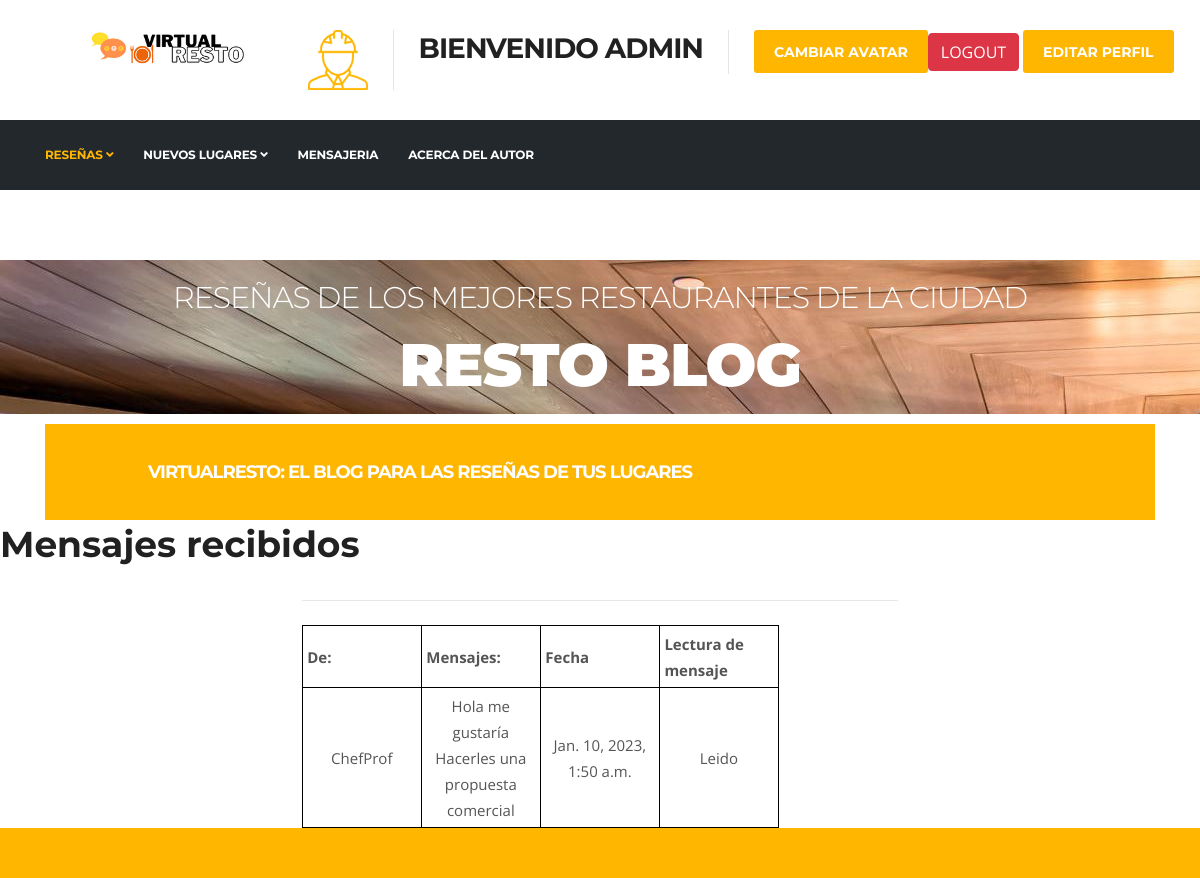
Before: /mensajes/leerMensaje (signed in) with the older database file.
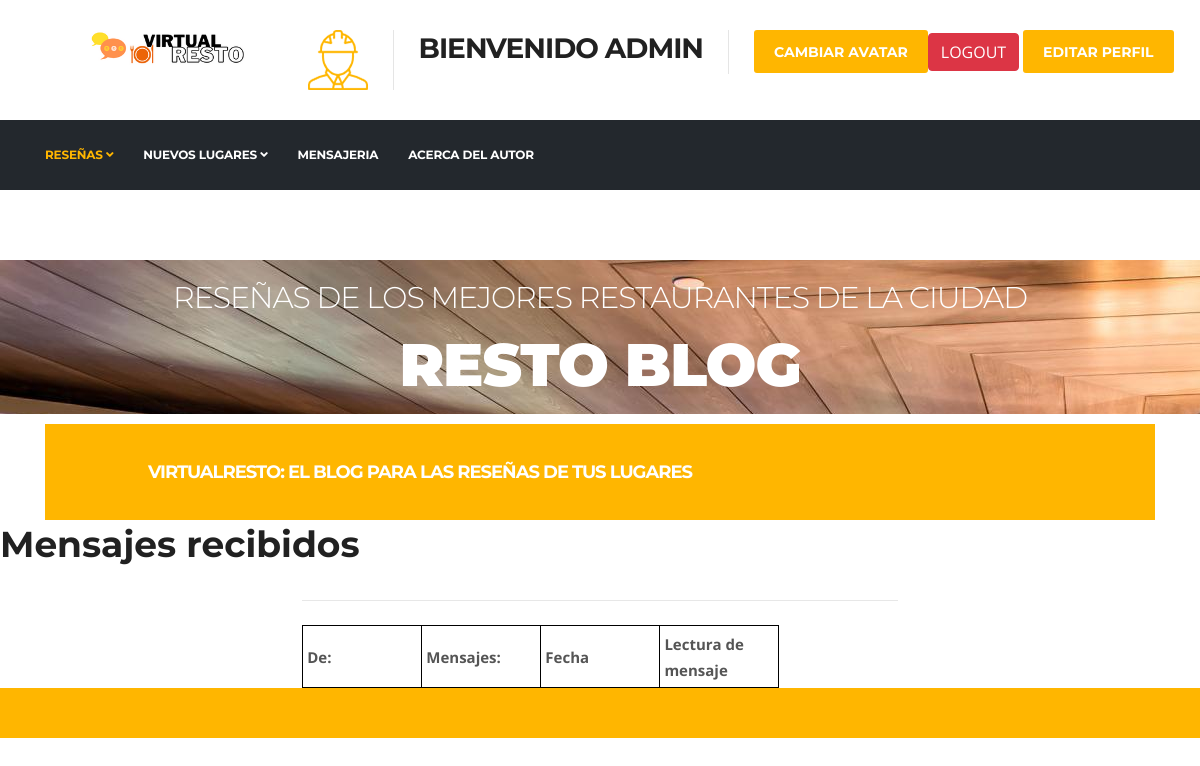
After: the same page with the newer database file.
### mensajeria/models.py (models this page shows, shortened)
class Mensaje(models.Model):
    enviar = models.ForeignKey(User, on_delete=models.CASCADE, related_name='sender')
    recibir = models.ForeignKey(User, on_delete=models.CASCADE, related_name='receiver')
    mensaje = models.TextField(max_length=5000)
    a_quehora = models.DateTimeField(auto_now_add=True)
    leido = models.BooleanField(default=False)

### mensajeria/views.py (the view)
# urls.py: path("leerMensaje", leerMensaje , name = "leerMensaje"),
@login_required
def leerMensaje(request):
    usuario = request.user
    herram = Mensaje.objects.filter(recibir = usuario)
    for mensaje in herram:
        mensaje.leido = True
        mensaje.save()
    return render(request, "leerMensaje.html", {"mensajes": herram, "imagen": getAvatar(request)})

### Blogs/views.py (called while the page is built)
def getAvatar(request):
   if request.user.is_authenticated:
    lista=userAvatar.objects.filter(user=request.user)
    if len(lista)!=0:
        imagen=lista[0].imagen.url
    else:
        imagen="/media/avatares/defaultAvatar.png"
    return imagen

### mensajeria/templates/leerMensaje.html (shortened to what this page needs)
{% extends 'index.html' %}
{% load static %}
{% block container %}
<h1>Mensajes recibidos</h1>
<div class="container px-4 px-lg-5">
    <div class="row gx-4 gx-lg-5 justify-content-center">
        <div class="col-md-10 col-lg-8 col-xl-7">
            <hr class="my-4" />
            <div class="post-preview">
                <table style="width: 80%;" >
                    <tr>
                        <th style="border: 1px solid #000; width: 25%; padding: 0.3em;">De:</th>
                        <th style="border: 1px solid #000; width: 25%; padding: 0.3em;">Mensajes:</th>
                        <th style="border: 1px solid #000; width: 25%; padding: 0.3em;">Fecha</th>
                        <th style="border: 1px solid #000; width: 25%; padding: 0.3em;">Lectura de mensaje</th>
                    </tr>
                    {% for indice in mensajes %}
                    <tr>
                        <td style="text-align: center; border: 1px solid #000; width: 25%; border-spacing: 0; padding: 0.3em;">{{ indice.enviar }}</td>
                        <td style="text-align: center; border: 1px solid #000; width: 25%; border-spacing: 0; padding: 0.3em;">{{ indice.mensaje }}</td>
                        <td style="text-align: center; border: 1px solid #000; width: 25%; border-spacing: 0; padding: 0.3em;">{{ indice.a_quehora }}</td>
                        <td style="text-align: center; border: 1px solid #000; width: 25%; border-spacing: 0; padding: 0.3em;">
                            {% if indice.leido  %}
                            {{ "Leido" }}
                            {% else %}
                            {{ "Mensaje no leido" }}
                            {% endif %}
                           </td>
                        {% endfor %}
                    </tr>
                </table>
            </div>
        </div>
    </div>
</div>
{% endblock  %}

Changed rows visible on the page:
removed Mensaje: enviar "ChefProf", mensaje "Hola me gustaría Hacerles una propuesta comercial", a_quehora "Jan. 10, 2023, 1:50 a.m.", value "Leido"
